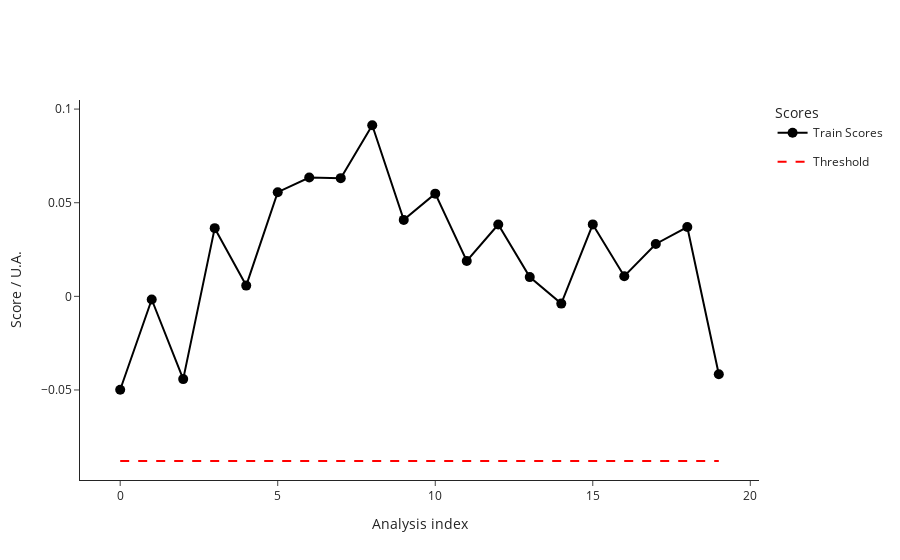

The notebook cell this image was saved under:
### Code cell
from src.StreamPort.machine_learning.methods import MachineLearningMethodIsolationForestSklearn

iforest = MachineLearningMethodIsolationForestSklearn()
iforest_parameters = iforest.parameters
print("Isolation Forest parameters: ", iforest_parameters)
parameters.update(iforest_parameters)

ana = iforest.run(ana)
fig_train_scores = ana.plot_scores()
fig_train_scores.show()

### Figure 1 — Plotly figure (JSON) as saved in the notebook; plotly's stock layout.template omitted (floating-point values rounded to 4 significant figures)
{"data": [{"hovertemplate": ["<b>index: </b>18<br><b>name: </b>210812_Pac--005<br><b>path: </b>C:/Users/Sandeep/Desktop/ExtractedSignals\\210812_Pac 2021-08-12 10-30-07\\210812_Pac--005.D<br><b>batch: </b>210812_Pac 2021-08-12 10-30-07<br><b>batch_position: </b>5<br><b>idle_time: </b>39.0<br><b>sample: </b>NaCl 0,9%<br><b>method: </b>SAA_411_Pac.M<br><b>timestamp: </b>2021-08-12 10:50:23<br><b>detector: </b>G1315C<br><b>pump: </b>G7110B<br><b>start_time: </b>2021-08-12 10:50:57<br><b>end_time: </b>2021-08-12 10:54:57<br><b>runtime: </b>239.7000000000036", "<b>index: </b>19<br><b>name: </b>210812_Pac--006<br><b>path: </b>C:/Users/Sandeep/Desktop/ExtractedSignals\\210812_Pac 2021-08-12 10-30-07\\210812_Pac--006.D<br><b>batch: </b>210812_Pac 2021-08-12 10-30-07<br><b>batch_position: </b>6<br><b>idle_time: </b>39.0<br><b>sample: </b>Blank<br><b>method: </b>SAA_411_Pac.M<br><b>timestamp: </b>2021-08-12 10:55:02<br><b>detector: </b>G1315C<br><b>pump: </b>G7110B<br><b>start_time: </b>2021-08-12 10:55:36<br><b>end_time: </b>2021-08-12 10:59:36<br><b>runtime: </b>239.7000000000036", "<b>index: </b>20<br><b>name: </b>210812_Pac--007<br><b>path: </b>C:/Users/Sandeep/Desktop/ExtractedSignals\\210812_Pac 2021-08-12 10-30-07\\210812_Pac--007.D<br><b>batch: </b>210812_Pac 2021-08-12 10-30-07<br><b>batch_position: </b>7<br><b>idle_time: </b>39.0<br><b>sample: </b>0.025 mg/ml<br><b>method: </b>SAA_411_Pac.M<br><b>timestamp: </b>2021-08-12 10:59:41<br><b>detector: </b>G1315C<br><b>pump: </b>G7110B<br><b>start_time: </b>2021-08-12 11:00:15<br><b>end_time: </b>2021-08-12 11:04:15<br><b>runtime: </b>239.7000000000036", "<b>index: </b>21<br><b>name: </b>210812_Pac--008<br><b>path: </b>C:/Users/Sandeep/Desktop/ExtractedSignals\\210812_Pac 2021-08-12 10-30-07\\210812_Pac--008.D<br><b>batch: </b>210812_Pac 2021-08-12 10-30-07<br><b>batch_position: </b>8<br><b>idle_time: </b>39.0<br><b>sample: </b>Blank<br><b>method: </b>SAA_411_Pac.M<br><b>timestamp: </b>2021-08-12 11:04:20<br><b>detector: </b>G1315C<br><b>pump: </b>G7110B<br><b>start_time: </b>2021-08-12 11:04:54<br><b>end_time: </b>2021-08-12 11:08:54<br><b>runtime: </b>239.7000000000036", "<b>index: </b>22<br><b>name: </b>210812_Pac--009<br><b>path: </b>C:/Users/Sandeep/Desktop/ExtractedSignals\\210812_Pac 2021-08-12 10-30-07\\210812_Pac--009.D<br><b>batch: </b>210812_Pac 2021-08-12 10-30-07<br><b>batch_position: </b>9<br><b>idle_time: </b>38.0<br><b>sample: </b>210806/036 :10<br><b>method: </b>SAA_411_Pac.M<br><b>timestamp: </b>2021-08-12 11:08:59<br><b>detector: </b>G1315C<br><b>pump: </b>G7110B<br><b>start_time: </b>2021-08-12 11:09:32<br><b>end_time: </b>2021-08-12 11:13:32<br><b>runtime: </b>239.7000000000036", "<b>index: </b>23<br><b>name: </b>210812_Pac--010<br><b>path: </b>C:/Users/Sandeep/Desktop/ExtractedSignals\\210812_Pac 2021-08-12 10-30-07\\210812_Pac--010.D<br><b>batch: </b>210812_Pac 2021-08-12 10-30-07<br><b>batch_position: </b>10<br><b>idle_time: </b>39.0<br><b>sample: </b>210806/036 :10<br><b>method: </b>SAA_411_Pac.M<br><b>timestamp: </b>2021-08-12 11:13:37<br><b>detector: </b>G7110B<br><b>pump: </b>G7110B<br><b>start_time: </b>2021-08-12 11:14:11<br><b>end_time: </b>2021-08-12 11:18:11<br><b>runtime: </b>239.7000000000036", "<b>index: </b>24<br><b>name: </b>210812_Pac--011<br><b>path: </b>C:/Users/Sandeep/Desktop/ExtractedSignals\\210812_Pac 2021-08-12 10-30-07\\210812_Pac--011.D<br><b>batch: </b>210812_Pac 2021-08-12 10-30-07<br><b>batch_position: </b>11<br><b>idle_time: </b>39.0<br><b>sample: </b>210806/036 :10<br><b>method: </b>SAA_411_Pac.M<br><b>timestamp: </b>2021-08-12 11:18:16<br><b>detector: </b>G7110B<br><b>pump: </b>G7110B<br><b>start_time: </b>2021-08-12 11:18:50<br><b>end_time: </b>2021-08-12 11:22:50<br><b>runtime: </b>239.7000000000036", "<b>index: </b>25<br><b>name: </b>210812_Pac--012<br><b>path: </b>C:/Users/Sandeep/Desktop/ExtractedSignals\\210812_Pac 2021-08-12 10-30-07\\210812_Pac--012.D<br><b>batch: </b>210812_Pac 2021-08-12 10-30-07<br><b>batch_position: </b>12<br><b>idle_time: </b>39.0<br><b>sample: </b>Blank<br><b>method: </b>SAA_411_Pac.M<br><b>timestamp: </b>2021-08-12 11:22:55<br><b>detector: </b>G1315C<br><b>pump: </b>G7110B<br><b>start_time: </b>2021-08-12 11:23:29<br><b>end_time: </b>2021-08-12 11:27:29<br><b>runtime: </b>239.7000000000036", "<b>index: </b>26<br><b>name: </b>210812_Pac--013<br><b>path: </b>C:/Users/Sandeep/Desktop/ExtractedSignals\\210812_Pac 2021-08-12 10-30-07\\210812_Pac--013.D<br><b>batch: </b>210812_Pac 2021-08-12 10-30-07<br><b>batch_position: </b>13<br><b>idle_time: </b>39.0<br><b>sample: </b>0.025 mg/ml<br><b>method: </b>SAA_411_Pac.M<br><b>timestamp: </b>2021-08-12 11:27:34<br><b>detector: </b>G1315C<br><b>pump: </b>G7110B<br><b>start_time: </b>2021-08-12 11:28:08<br><b>end_time: </b>2021-08-12 11:32:08<br><b>runtime: </b>239.7000000000036", "<b>index: </b>27<br><b>name: </b>210812_Pac--014<br><b>path: </b>C:/Users/Sandeep/Desktop/ExtractedSignals\\210812_Pac 2021-08-12 10-30-07\\210812_Pac--014.D<br><b>batch: </b>210812_Pac 2021-08-12 10-30-07<br><b>batch_position: </b>14<br><b>idle_time: </b>38.0<br><b>sample: </b>Blank<br><b>method: </b>SAA_411_Pac.M<br><b>timestamp: </b>2021-08-12 11:32:13<br><b>detector: </b>G7110B<br><b>pump: </b>G7110B<br><b>start_time: </b>2021-08-12 11:32:46<br><b>end_time: </b>2021-08-12 11:36:47<br><b>runtime: </b>239.7000000000036", "<b>index: </b>51<br><b>name: </b>210813_Pac--005<br><b>path: </b>C:/Users/Sandeep/Desktop/ExtractedSignals\\210813_Pac 2021-08-13 10-37-27\\210813_Pac--005.D<br><b>batch: </b>210813_Pac 2021-08-13 10-37-27<br><b>batch_position: </b>5<br><b>idle_time: </b>39.0<br><b>sample: </b>NaCl 0,9%<br><b>method: </b>SAA_411_Pac.M<br><b>timestamp: </b>2021-08-13 10:57:52<br><b>detector: </b>G7110B<br><b>pump: </b>G7110B<br><b>start_time: </b>2021-08-13 10:58:26<br><b>end_time: </b>2021-08-13 11:02:27<br><b>runtime: </b>239.7000000000036", "<b>index: </b>52<br><b>name: </b>210813_Pac--006<br><b>path: </b>C:/Users/Sandeep/Desktop/ExtractedSignals\\210813_Pac 2021-08-13 10-37-27\\210813_Pac--006.D<br><b>batch: </b>210813_Pac 2021-08-13 10-37-27<br><b>batch_position: </b>6<br><b>idle_time: </b>38.0<br><b>sample: </b>Blank<br><b>method: </b>SAA_411_Pac.M<br><b>timestamp: </b>2021-08-13 11:02:31<br><b>detector: </b>G1315C<br><b>pump: </b>G7110B<br><b>start_time: </b>2021-08-13 11:03:05<br><b>end_time: </b>2021-08-13 11:07:06<br><b>runtime: </b>239.7000000000036", "<b>index: </b>53<br><b>name: </b>210813_Pac--007<br><b>path: </b>C:/Users/Sandeep/Desktop/ExtractedSignals\\210813_Pac 2021-08-13 10-37-27\\210813_Pac--007.D<br><b>batch: </b>210813_Pac 2021-08-13 10-37-27<br><b>batch_position: </b>7<br><b>idle_time: </b>38.0<br><b>sample: </b>0.025 mg/ml<br><b>method: </b>SAA_411_Pac.M<br><b>timestamp: </b>2021-08-13 11:07:10<br><b>detector: </b>G1315C<br><b>pump: </b>G7116B<br><b>start_time: </b>2021-08-13 11:07:44<br><b>end_time: </b>2021-08-13 11:11:45<br><b>runtime: </b>239.7000000000036", "<b>index: </b>54<br><b>name: </b>210813_Pac--008<br><b>path: </b>C:/Users/Sandeep/Desktop/ExtractedSignals\\210813_Pac 2021-08-13 10-37-27\\210813_Pac--008.D<br><b>batch: </b>210813_Pac 2021-08-13 10-37-27<br><b>batch_position: </b>8<br><b>idle_time: </b>38.0<br><b>sample: </b>Blank<br><b>method: </b>SAA_411_Pac.M<br><b>timestamp: </b>2021-08-13 11:11:49<br><b>detector: </b>G1315C<br><b>pump: </b>G7110B<br><b>start_time: </b>2021-08-13 11:12:23<br><b>end_time: </b>2021-08-13 11:16:23<br><b>runtime: </b>239.7000000000036", "<b>index: </b>55<br><b>name: </b>210813_Pac--009<br><b>path: </b>C:/Users/Sandeep/Desktop/ExtractedSignals\\210813_Pac 2021-08-13 10-37-27\\210813_Pac--009.D<br><b>batch: </b>210813_Pac 2021-08-13 10-37-27<br><b>batch_position: </b>9<br><b>idle_time: </b>39.0<br><b>sample: </b>210812/004 :20<br><b>method: </b>SAA_411_Pac.M<br><b>timestamp: </b>2021-08-13 11:16:28<br><b>detector: </b>G1315C<br><b>pump: </b>G7110B<br><b>start_time: </b>2021-08-13 11:17:02<br><b>end_time: </b>2021-08-13 11:21:03<br><b>runtime: </b>239.7000000000036", "<b>index: </b>56<br><b>name: </b>210813_Pac--010<br><b>path: </b>C:/Users/Sandeep/Desktop/ExtractedSignals\\210813_Pac 2021-08-13 10-37-27\\210813_Pac--010.D<br><b>batch: </b>210813_Pac 2021-08-13 10-37-27<br><b>batch_position: </b>10<br><b>idle_time: </b>38.0<br><b>sample: </b>210812/004 :20<br><b>method: </b>SAA_411_Pac.M<br><b>timestamp: </b>2021-08-13 11:21:08<br><b>detector: </b>G1315C<br><b>pump: </b>G7110B<br><b>start_time: </b>2021-08-13 11:21:41<br><b>end_time: </b>2021-08-13 11:25:42<br><b>runtime: </b>239.7000000000036", "<b>index: </b>57<br><b>name: </b>210813_Pac--011<br><b>path: </b>C:/Users/Sandeep/Desktop/ExtractedSignals\\210813_Pac 2021-08-13 10-37-27\\210813_Pac--011.D<br><b>batch: </b>210813_Pac 2021-08-13 10-37-27<br><b>batch_position: </b>11<br><b>idle_time: </b>39.0<br><b>sample: </b>210812/004 :20<br><b>method: </b>SAA_411_Pac.M<br><b>timestamp: </b>2021-08-13 11:25:46<br><b>detector: </b>G1315C<br><b>pump: </b>G7110B<br><b>start_time: </b>2021-08-13 11:26:21<br><b>end_time: </b>2021-08-13 11:30:21<br><b>runtime: </b>239.7000000000036", "<b>index: </b>58<br><b>name: </b>210813_Pac--012<br><b>path: </b>C:/Users/Sandeep/Desktop/ExtractedSignals\\210813_Pac 2021-08-13 10-37-27\\210813_Pac--012.D<br><b>batch: </b>210813_Pac 2021-08-13 10-37-27<br><b>batch_position: </b>12<br><b>idle_time: </b>38.0<br><b>sample: </b>Blank<br><b>method: </b>SAA_411_Pac.M<br><b>timestamp: </b>2021-08-13 11:30:26<br><b>detector: </b>G1315C<br><b>pump: </b>G7110B<br><b>start_time: </b>2021-08-13 11:30:59<br><b>end_time: </b>2021-08-13 11:34:59<br><b>runtime: </b>239.7000000000036", "<b>index: </b>59<br><b>name: </b>210813_Pac--013<br><b>path: </b>C:/Users/Sandeep/Desktop/ExtractedSignals\\210813_Pac 2021-08-13 10-37-27\\210813_Pac--013.D<br><b>batch: </b>210813_Pac 2021-08-13 10-37-27<br><b>batch_position: </b>13<br><b>idle_time: </b>39.0<br><b>sample: </b>0.025 mg/ml<br><b>method: </b>SAA_411_Pac.M<br><b>timestamp: </b>2021-08-13 11:35:04<br><b>detector: </b>G1315C<br><b>pump: </b>G7110B<br><b>start_time: </b>2021-08-13 11:35:38<br><b>end_time: </b>2021-08-13 11:39:38<br><b>runtime: </b>239.7000000000036", "<b>index: </b>60<br><b>name: </b>210813_Pac--014<br><b>path: </b>C:/Users/Sandeep/Desktop/ExtractedSignals\\210813_Pac 2021-08-13 10-37-27\\210813_Pac--014.D<br><b>batch: </b>210813_Pac 2021-08-13 10-37-27<br><b>batch_position: </b>14<br><b>idle_time: </b>38.0<br><b>sample: </b>Blank<br><b>method: </b>SAA_411_Pac.M<br><b>timestamp: </b>2021-08-13 11:39:43<br><b>detector: </b>G1315C<br><b>pump: </b>G7110B<br><b>start_time: </b>2021-08-13 11:40:16<br><b>end_time: </b>2021-08-13 11:44:17<br><b>runtime: </b>239.7000000000036"], "legendgroup": "Train", "line": {"color": "black"}, "marker": {"color": "black", "size": 10}, "mode": "lines+markers", "name": "Train Scores", "text": ["<b>index: </b>18<br><b>name: </b>210812_Pac--005<br><b>path: </b>C:/Users/Sandeep/Desktop/ExtractedSignals\\210812_Pac 2021-08-12 10-30-07\\210812_Pac--005.D<br><b>batch: </b>210812_Pac 2021-08-12 10-30-07<br><b>batch_position: </b>5<br><b>idle_time: </b>39.0<br><b>sample: </b>NaCl 0,9%<br><b>method: </b>SAA_411_Pac.M<br><b>timestamp: </b>2021-08-12 10:50:23<br><b>detector: </b>G1315C<br><b>pump: </b>G7110B<br><b>start_time: </b>2021-08-12 10:50:57<br><b>end_time: </b>2021-08-12 10:54:57<br><b>runtime: </b>239.7000000000036", "<b>index: </b>19<br><b>name: </b>210812_Pac--006<br><b>path: </b>C:/Users/Sandeep/Desktop/ExtractedSignals\\210812_Pac 2021-08-12 10-30-07\\210812_Pac--006.D<br><b>batch: </b>210812_Pac 2021-08-12 10-30-07<br><b>batch_position: </b>6<br><b>idle_time: </b>39.0<br><b>sample: </b>Blank<br><b>method: </b>SAA_411_Pac.M<br><b>timestamp: </b>2021-08-12 10:55:02<br><b>detector: </b>G1315C<br><b>pump: </b>G7110B<br><b>start_time: </b>2021-08-12 10:55:36<br><b>end_time: </b>2021-08-12 10:59:36<br><b>runtime: </b>239.7000000000036", "<b>index: </b>20<br><b>name: </b>210812_Pac--007<br><b>path: </b>C:/Users/Sandeep/Desktop/ExtractedSignals\\210812_Pac 2021-08-12 10-30-07\\210812_Pac--007.D<br><b>batch: </b>210812_Pac 2021-08-12 10-30-07<br><b>batch_position: </b>7<br><b>idle_time: </b>39.0<br><b>sample: </b>0.025 mg/ml<br><b>method: </b>SAA_411_Pac.M<br><b>timestamp: </b>2021-08-12 10:59:41<br><b>detector: </b>G1315C<br><b>pump: </b>G7110B<br><b>start_time: </b>2021-08-12 11:00:15<br><b>end_time: </b>2021-08-12 11:04:15<br><b>runtime: </b>239.7000000000036", "<b>index: </b>21<br><b>name: </b>210812_Pac--008<br><b>path: </b>C:/Users/Sandeep/Desktop/ExtractedSignals\\210812_Pac 2021-08-12 10-30-07\\210812_Pac--008.D<br><b>batch: </b>210812_Pac 2021-08-12 10-30-07<br><b>batch_position: </b>8<br><b>idle_time: </b>39.0<br><b>sample: </b>Blank<br><b>method: </b>SAA_411_Pac.M<br><b>timestamp: </b>2021-08-12 11:04:20<br><b>detector: </b>G1315C<br><b>pump: </b>G7110B<br><b>start_time: </b>2021-08-12 11:04:54<br><b>end_time: </b>2021-08-12 11:08:54<br><b>runtime: </b>239.7000000000036", "<b>index: </b>22<br><b>name: </b>210812_Pac--009<br><b>path: </b>C:/Users/Sandeep/Desktop/ExtractedSignals\\210812_Pac 2021-08-12 10-30-07\\210812_Pac--009.D<br><b>batch: </b>210812_Pac 2021-08-12 10-30-07<br><b>batch_position: </b>9<br><b>idle_time: </b>38.0<br><b>sample: </b>210806/036 :10<br><b>method: </b>SAA_411_Pac.M<br><b>timestamp: </b>2021-08-12 11:08:59<br><b>detector: </b>G1315C<br><b>pump: </b>G7110B<br><b>start_time: </b>2021-08-12 11:09:32<br><b>end_time: </b>2021-08-12 11:13:32<br><b>runtime: </b>239.7000000000036", "<b>index: </b>23<br><b>name: </b>210812_Pac--010<br><b>path: </b>C:/Users/Sandeep/Desktop/ExtractedSignals\\210812_Pac 2021-08-12 10-30-07\\210812_Pac--010.D<br><b>batch: </b>210812_Pac 2021-08-12 10-30-07<br><b>batch_position: </b>10<br><b>idle_time: </b>39.0<br><b>sample: </b>210806/036 :10<br><b>method: </b>SAA_411_Pac.M<br><b>timestamp: </b>2021-08-12 11:13:37<br><b>detector: </b>G7110B<br><b>pump: </b>G7110B<br><b>start_time: </b>2021-08-12 11:14:11<br><b>end_time: </b>2021-08-12 11:18:11<br><b>runtime: </b>239.7000000000036", "<b>index: </b>24<br><b>name: </b>210812_Pac--011<br><b>path: </b>C:/Users/Sandeep/Desktop/ExtractedSignals\\210812_Pac 2021-08-12 10-30-07\\210812_Pac--011.D<br><b>batch: </b>210812_Pac 2021-08-12 10-30-07<br><b>batch_position: </b>11<br><b>idle_time: </b>39.0<br><b>sample: </b>210806/036 :10<br><b>method: </b>SAA_411_Pac.M<br><b>timestamp: </b>2021-08-12 11:18:16<br><b>detector: </b>G7110B<br><b>pump: </b>G7110B<br><b>start_time: </b>2021-08-12 11:18:50<br><b>end_time: </b>2021-08-12 11:22:50<br><b>runtime: </b>239.7000000000036", "<b>index: </b>25<br><b>name: </b>210812_Pac--012<br><b>path: </b>C:/Users/Sandeep/Desktop/ExtractedSignals\\210812_Pac 2021-08-12 10-30-07\\210812_Pac--012.D<br><b>batch: </b>210812_Pac 2021-08-12 10-30-07<br><b>batch_position: </b>12<br><b>idle_time: </b>39.0<br><b>sample: </b>Blank<br><b>method: </b>SAA_411_Pac.M<br><b>timestamp: </b>2021-08-12 11:22:55<br><b>detector: </b>G1315C<br><b>pump: </b>G7110B<br><b>start_time: </b>2021-08-12 11:23:29<br><b>end_time: </b>2021-08-12 11:27:29<br><b>runtime: </b>239.7000000000036", "<b>index: </b>26<br><b>name: </b>210812_Pac--013<br><b>path: </b>C:/Users/Sandeep/Desktop/ExtractedSignals\\210812_Pac 2021-08-12 10-30-07\\210812_Pac--013.D<br><b>batch: </b>210812_Pac 2021-08-12 10-30-07<br><b>batch_position: </b>13<br><b>idle_time: </b>39.0<br><b>sample: </b>0.025 mg/ml<br><b>method: </b>SAA_411_Pac.M<br><b>timestamp: </b>2021-08-12 11:27:34<br><b>detector: </b>G1315C<br><b>pump: </b>G7110B<br><b>start_time: </b>2021-08-12 11:28:08<br><b>end_time: </b>2021-08-12 11:32:08<br><b>runtime: </b>239.7000000000036", "<b>index: </b>27<br><b>name: </b>210812_Pac--014<br><b>path: </b>C:/Users/Sandeep/Desktop/ExtractedSignals\\210812_Pac 2021-08-12 10-30-07\\210812_Pac--014.D<br><b>batch: </b>210812_Pac 2021-08-12 10-30-07<br><b>batch_position: </b>14<br><b>idle_time: </b>38.0<br><b>sample: </b>Blank<br><b>method: </b>SAA_411_Pac.M<br><b>timestamp: </b>2021-08-12 11:32:13<br><b>detector: </b>G7110B<br><b>pump: </b>G7110B<br><b>start_time: </b>2021-08-12 11:32:46<br><b>end_time: </b>2021-08-12 11:36:47<br><b>runtime: </b>239.7000000000036", "<b>index: </b>51<br><b>name: </b>210813_Pac--005<br><b>path: </b>C:/Users/Sandeep/Desktop/ExtractedSignals\\210813_Pac 2021-08-13 10-37-27\\210813_Pac--005.D<br><b>batch: </b>210813_Pac 2021-08-13 10-37-27<br><b>batch_position: </b>5<br><b>idle_time: </b>39.0<br><b>sample: </b>NaCl 0,9%<br><b>method: </b>SAA_411_Pac.M<br><b>timestamp: </b>2021-08-13 10:57:52<br><b>detector: </b>G7110B<br><b>pump: </b>G7110B<br><b>start_time: </b>2021-08-13 10:58:26<br><b>end_time: </b>2021-08-13 11:02:27<br><b>runtime: </b>239.7000000000036", "<b>index: </b>52<br><b>name: </b>210813_Pac--006<br><b>path: </b>C:/Users/Sandeep/Desktop/ExtractedSignals\\210813_Pac 2021-08-13 10-37-27\\210813_Pac--006.D<br><b>batch: </b>210813_Pac 2021-08-13 10-37-27<br><b>batch_position: </b>6<br><b>idle_time: </b>38.0<br><b>sample: </b>Blank<br><b>method: </b>SAA_411_Pac.M<br><b>timestamp: </b>2021-08-13 11:02:31<br><b>detector: </b>G1315C<br><b>pump: </b>G7110B<br><b>start_time: </b>2021-08-13 11:03:05<br><b>end_time: </b>2021-08-13 11:07:06<br><b>runtime: </b>239.7000000000036", "<b>index: </b>53<br><b>name: </b>210813_Pac--007<br><b>path: </b>C:/Users/Sandeep/Desktop/ExtractedSignals\\210813_Pac 2021-08-13 10-37-27\\210813_Pac--007.D<br><b>batch: </b>210813_Pac 2021-08-13 10-37-27<br><b>batch_position: </b>7<br><b>idle_time: </b>38.0<br><b>sample: </b>0.025 mg/ml<br><b>method: </b>SAA_411_Pac.M<br><b>timestamp: </b>2021-08-13 11:07:10<br><b>detector: </b>G1315C<br><b>pump: </b>G7116B<br><b>start_time: </b>2021-08-13 11:07:44<br><b>end_time: </b>2021-08-13 11:11:45<br><b>runtime: </b>239.7000000000036", "<b>index: </b>54<br><b>name: </b>210813_Pac--008<br><b>path: </b>C:/Users/Sandeep/Desktop/ExtractedSignals\\210813_Pac 2021-08-13 10-37-27\\210813_Pac--008.D<br><b>batch: </b>210813_Pac 2021-08-13 10-37-27<br><b>batch_position: </b>8<br><b>idle_time: </b>38.0<br><b>sample: </b>Blank<br><b>method: </b>SAA_411_Pac.M<br><b>timestamp: </b>2021-08-13 11:11:49<br><b>detector: </b>G1315C<br><b>pump: </b>G7110B<br><b>start_time: </b>2021-08-13 11:12:23<br><b>end_time: </b>2021-08-13 11:16:23<br><b>runtime: </b>239.7000000000036", "<b>index: </b>55<br><b>name: </b>210813_Pac--009<br><b>path: </b>C:/Users/Sandeep/Desktop/ExtractedSignals\\210813_Pac 2021-08-13 10-37-27\\210813_Pac--009.D<br><b>batch: </b>210813_Pac 2021-08-13 10-37-27<br><b>batch_position: </b>9<br><b>idle_time: </b>39.0<br><b>sample: </b>210812/004 :20<br><b>method: </b>SAA_411_Pac.M<br><b>timestamp: </b>2021-08-13 11:16:28<br><b>detector: </b>G1315C<br><b>pump: </b>G7110B<br><b>start_time: </b>2021-08-13 11:17:02<br><b>end_time: </b>2021-08-13 11:21:03<br><b>runtime: </b>239.7000000000036", "<b>index: </b>56<br><b>name: </b>210813_Pac--010<br><b>path: </b>C:/Users/Sandeep/Desktop/ExtractedSignals\\210813_Pac 2021-08-13 10-37-27\\210813_Pac--010.D<br><b>batch: </b>210813_Pac 2021-08-13 10-37-27<br><b>batch_position: </b>10<br><b>idle_time: </b>38.0<br><b>sample: </b>210812/004 :20<br><b>method: </b>SAA_411_Pac.M<br><b>timestamp: </b>2021-08-13 11:21:08<br><b>detector: </b>G1315C<br><b>pump: </b>G7110B<br><b>start_time: </b>2021-08-13 11:21:41<br><b>end_time: </b>2021-08-13 11:25:42<br><b>runtime: </b>239.7000000000036", "<b>index: </b>57<br><b>name: </b>210813_Pac--011<br><b>path: </b>C:/Users/Sandeep/Desktop/ExtractedSignals\\210813_Pac 2021-08-13 10-37-27\\210813_Pac--011.D<br><b>batch: </b>210813_Pac 2021-08-13 10-37-27<br><b>batch_position: </b>11<br><b>idle_time: </b>39.0<br><b>sample: </b>210812/004 :20<br><b>method: </b>SAA_411_Pac.M<br><b>timestamp: </b>2021-08-13 11:25:46<br><b>detector: </b>G1315C<br><b>pump: </b>G7110B<br><b>start_time: </b>2021-08-13 11:26:21<br><b>end_time: </b>2021-08-13 11:30:21<br><b>runtime: </b>239.7000000000036", "<b>index: </b>58<br><b>name: </b>210813_Pac--012<br><b>path: </b>C:/Users/Sandeep/Desktop/ExtractedSignals\\210813_Pac 2021-08-13 10-37-27\\210813_Pac--012.D<br><b>batch: </b>210813_Pac 2021-08-13 10-37-27<br><b>batch_position: </b>12<br><b>idle_time: </b>38.0<br><b>sample: </b>Blank<br><b>method: </b>SAA_411_Pac.M<br><b>timestamp: </b>2021-08-13 11:30:26<br><b>detector: </b>G1315C<br><b>pump: </b>G7110B<br><b>start_time: </b>2021-08-13 11:30:59<br><b>end_time: </b>2021-08-13 11:34:59<br><b>runtime: </b>239.7000000000036", "<b>index: </b>59<br><b>name: </b>210813_Pac--013<br><b>path: </b>C:/Users/Sandeep/Desktop/ExtractedSignals\\210813_Pac 2021-08-13 10-37-27\\210813_Pac--013.D<br><b>batch: </b>210813_Pac 2021-08-13 10-37-27<br><b>batch_position: </b>13<br><b>idle_time: </b>39.0<br><b>sample: </b>0.025 mg/ml<br><b>method: </b>SAA_411_Pac.M<br><b>timestamp: </b>2021-08-13 11:35:04<br><b>detector: </b>G1315C<br><b>pump: </b>G7110B<br><b>start_time: </b>2021-08-13 11:35:38<br><b>end_time: </b>2021-08-13 11:39:38<br><b>runtime: </b>239.7000000000036", "<b>index: </b>60<br><b>name: </b>210813_Pac--014<br><b>path: </b>C:/Users/Sandeep/Desktop/ExtractedSignals\\210813_Pac 2021-08-13 10-37-27\\210813_Pac--014.D<br><b>batch: </b>210813_Pac 2021-08-13 10-37-27<br><b>batch_position: </b>14<br><b>idle_time: </b>38.0<br><b>sample: </b>Blank<br><b>method: </b>SAA_411_Pac.M<br><b>timestamp: </b>2021-08-13 11:39:43<br><b>detector: </b>G1315C<br><b>pump: </b>G7110B<br><b>start_time: </b>2021-08-13 11:40:16<br><b>end_time: </b>2021-08-13 11:44:17<br><b>runtime: </b>239.7000000000036"], "type": "scatter", "x": [0, 1, 2, 3, 4, 5, 6, 7, 8, 9, 10, 11, 12, 13, 14, 15, 16, 17, 18, 19], "y": [-0.04987, -0.001679, -0.04419, 0.03642, 0.005743, 0.05561, 0.06346, 0.06312, 0.09137, 0.04084, 0.05484, 0.01888, 0.03834, 0.01027, -0.003878, 0.03842, 0.01076, 0.02798, 0.03701, -0.04159]}, {"legendgroup": "Threshold", "line": {"color": "red", "dash": "dash"}, "mode": "lines", "name": "Threshold", "type": "scatter", "x": [0, 19], "y": [-0.08792, -0.08792]}], "layout": {"legend": {"title": {"text": "Scores"}}, "xaxis": {"title": {"text": "Analysis index"}}, "yaxis": {"title": {"text": "Score / U.A."}}}}
